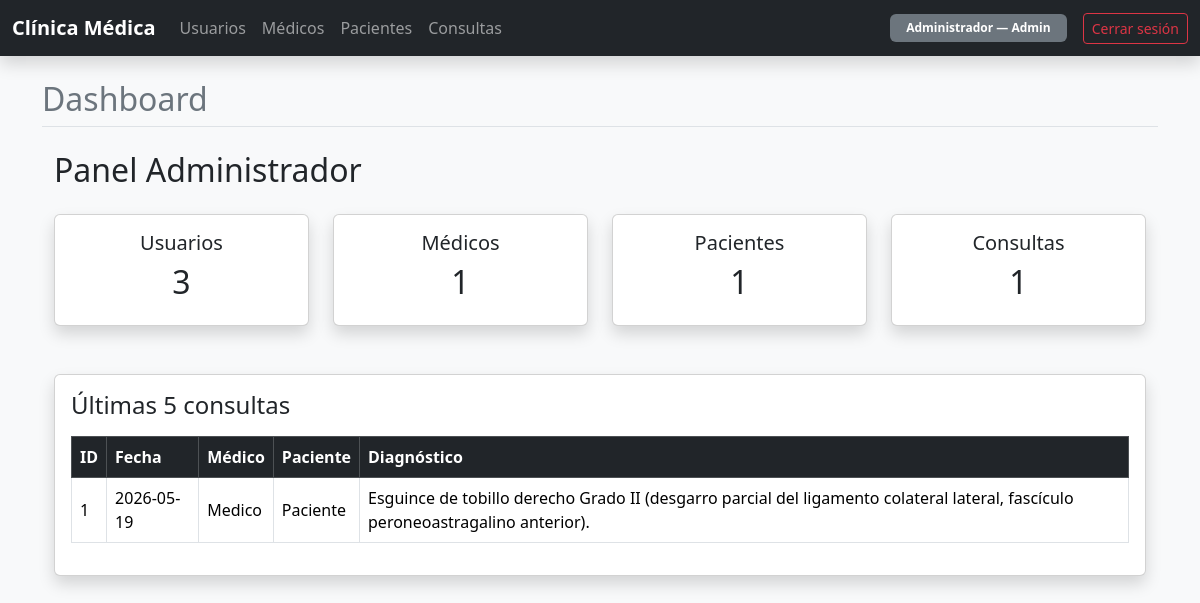
/ (signed in), run on the app's committed database.
### models/usuario_model.py (models this page shows, shortened)
class Usuario(UserMixin, db.Model):
    __tablename__ = 'usuarios'
    id_usuario = db.Column(db.Integer, primary_key=True)
    nombre     = db.Column(db.String(100), nullable=False)
    username   = db.Column(db.String(50),  unique=True, nullable=False)
    password   = db.Column(db.String(255), nullable=False)
    rol        = db.Column(db.String(20),  nullable=False)  # 'admin' | 'medico' | 'paciente'
    medico   = db.relationship('Medico',   back_populates='usuario',
                               uselist=False, cascade='all, delete-orphan')
    paciente = db.relationship('Paciente', back_populates='usuario',
                               uselist=False, cascade='all, delete-orphan')

### models/consulta_model.py (models this page shows, shortened)
class Consulta(db.Model):
    __tablename__ = 'consultas'
    id_consulta = db.Column(db.Integer, primary_key=True)
    fecha       = db.Column(db.Date, nullable=False, default=date.today)
    diagnostico = db.Column(db.Text, nullable=False)
    tratamiento = db.Column(db.Text)
    id_medico   = db.Column(
        db.Integer,
        db.ForeignKey('medicos.id_medico', ondelete='CASCADE'),
        nullable=False
    )
    id_paciente = db.Column(
        db.Integer,
        db.ForeignKey('pacientes.id_paciente', ondelete='CASCADE'),
        nullable=False
    )
    medico   = db.relationship('Medico',   back_populates='consultas')
    paciente = db.relationship('Paciente', back_populates='consultas')

### run.py (the view, shortened to what this page needs)
    @app.route('/')
    @login_required
    def dashboard():
        from models.usuario_model import Usuario
        from models.medico_model import Medico
        from models.paciente_model import Paciente
        from models.consulta_model import Consulta
        rol = current_user.rol
        if rol == 'admin':
            ultimas = (
                Consulta.query.order_by(Consulta.fecha.desc()).limit(5).all())
            return render_template(
                'dashboard.html',
                total_usuarios=Usuario.query.count(),
                total_medicos=Medico.query.count(),
                total_pacientes=Paciente.query.count(),
                total_consultas=Consulta.query.count(),
                ultimas_consultas=ultimas,
            )

### models/usuario_model.py (called while the page is built)
@login_manager.user_loader
def load_user(user_id):
    return Usuario.query.get(int(user_id))

### templates/dashboard.html (shortened to what this page needs)
{% extends 'base.html' %}
{% block page_title %}Dashboard{% endblock %}
{% block content %}
<div class="container mt-4">
  {% if sin_perfil %}
    <div class="alert alert-warning shadow-sm">
      Tu cuenta aún no tiene un perfil de <strong>{{ current_user.rol }}</strong> asignado. Contacta al administrador.
    </div>
  {% elif current_user.rol == 'admin' %}
    <h2 class="mb-4">Panel Administrador</h2>
    <div class="row g-4 mb-5">
      <div class="col-md-3">
        <div class="card text-center shadow">
          <div class="card-body">
            <h5 class="card-title">Usuarios</h5>
            <h2>{{ total_usuarios }}</h2>
          </div>
        </div>
      </div>
      <div class="col-md-3">
        <div class="card text-center shadow">
          <div class="card-body">
            <h5 class="card-title">Médicos</h5>
            <h2>{{ total_medicos }}</h2>
          </div>
        </div>
      </div>
      <div class="col-md-3">
        <div class="card text-center shadow">
          <div class="card-body">
            <h5 class="card-title">Pacientes</h5>
            <h2>{{ total_pacientes }}</h2>
          </div>
        </div>
      </div>
      <div class="col-md-3">
        <div class="card text-center shadow">
          <div class="card-body">
            <h5 class="card-title">Consultas</h5>
            <h2>{{ total_consultas }}</h2>
          </div>
        </div>
      </div>
    </div>
    <div class="card shadow">
      <div class="card-body">
        <h4 class="mb-3">Últimas 5 consultas</h4>
        <div class="table-responsive">
          <table class="table table-bordered table-hover align-middle">
            <thead class="table-dark">
              <tr>
                <th>ID</th>
                <th>Fecha</th>
                <th>Médico</th>
                <th>Paciente</th>
                <th>Diagnóstico</th>
              </tr>
            </thead>
            <tbody>
              {% for c in ultimas_consultas %}
                <tr>
                  <td>{{ c.id_consulta }}</td>
                  <td>{{ c.fecha }}</td>
                  <td>{{ c.medico.usuario.nombre }}</td>
                  <td>{{ c.paciente.usuario.nombre }}</td>
                  <td>{{ c.diagnostico }}</td>
                </tr>
              {% else %}
                <tr>
                  <td colspan="5" class="text-center">Sin consultas registradas.</td>
                </tr>
              {% endfor %}
            </tbody>
          </table>
        </div>
      </div>
    </div>
  {% elif current_user.rol == 'paciente' %}
    <div class="card shadow p-4">
      <h2 class="mb-3">Bienvenido/a, {{ current_user.nombre }}</h2>
      <p><strong>Total de consultas:</strong> {{ consultas | length }}</p>
      <a href="{{ url_for('pacientes.listar_consultas') }}" class="btn btn-dark">Ver mis consultas</a>
    </div>
  {% endif %}
</div>
{% endblock %}

### templates/base.html (shortened to what this page needs)
<!doctype html>
<html lang="es">
  <head>
    <link href="https://cdn.jsdelivr.net/npm/bootstrap@5.3.3/dist/css/bootstrap.min.css" rel="stylesheet">
  </head>
  <body class="bg-light">
    {% if current_user.is_authenticated %}
      <nav class="navbar navbar-expand-lg navbar-dark bg-dark shadow mb-4">
        <div class="container-fluid">
          <a class="navbar-brand fw-bold" href="{{ url_for('dashboard') }}">Clínica Médica</a>
          <div class="collapse navbar-collapse" id="navbarClinica">
            <ul class="navbar-nav me-auto mb-2 mb-lg-0">
              {% if current_user.rol == 'admin' %}
                <li class="nav-item"><a class="nav-link" href="{{ url_for('usuarios.index') }}">Usuarios</a></li>
                <li class="nav-item"><a class="nav-link" href="{{ url_for('medicos.listar') }}">Médicos</a></li>
                <li class="nav-item"><a class="nav-link" href="{{ url_for('pacientes.listar') }}">Pacientes</a></li>
                <li class="nav-item"><a class="nav-link" href="{{ url_for('consultas.listar') }}">Consultas</a></li>
              {% endif %}
            </ul>
            <div class="d-flex align-items-center gap-3">
              <span class="badge bg-secondary px-3 py-2 text-capitalize">
                {{ current_user.nombre }} — <span class="fw-bold">{{ current_user.rol }}</span>
              </span>
              <a href="{{ url_for('auth.logout') }}" class="btn btn-outline-danger btn-sm">Cerrar sesión</a>
            </div>
          </div>
        </div>
      </nav>
      <div class="container my-4">
        <h2 class="mb-4 border-bottom pb-2 text-secondary">{% block page_title %}{% endblock %}</h2>
        {% block content %}{% endblock %}
      </div>
    {% endif %}
  </body>
</html>

### data on the page
Usuario: nombre "Administrador", rol "Admin"
Consulta: id_consulta "1", fecha "2026-05-19", medico.usuario.nombre "Medico", paciente.usuario.nombre "Paciente", diagnostico "Esguince de tobillo derecho Grado II (desgarro parcial del ligamento colateral lateral, fascículo peroneoastragalino anterior)."

### other printed values
{{ total_usuarios }} "3"
{{ total_medicos }} "1"
{{ total_pacientes }} "1"
{{ total_consultas }} "1"
